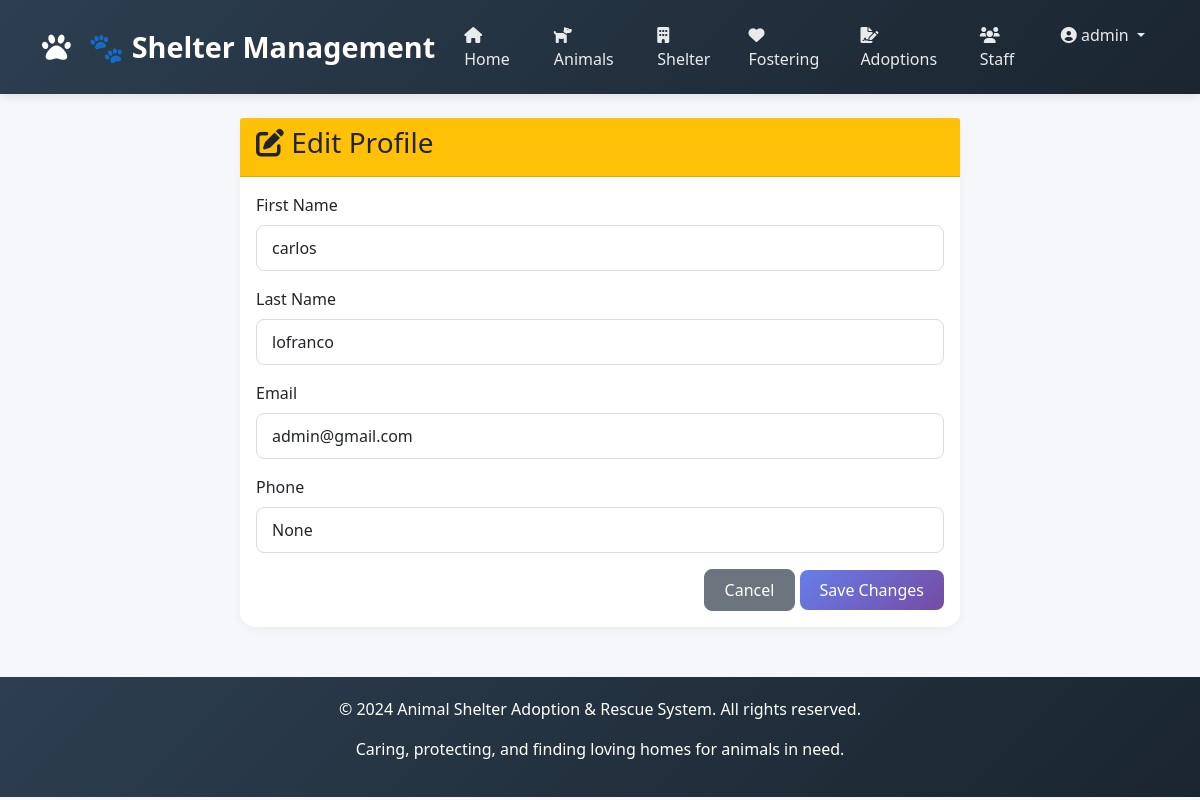
Screenshot of /accounts/profile/edit/ (signed in) with the database file from the repository.
### apps/accounts/models.py (models this page shows, shortened)
class Staff(AbstractUser):
    ROLE_CHOICES = [
        ('Admin', 'Admin'),
        ('Manager', 'Manager'),
        ('Vet', 'Veterinarian'),
        ('Staff', 'Staff'),
        ('Volunteer', 'Volunteer'),
    ]
    staff_id = models.AutoField(primary_key=True)
    first_name = models.CharField(max_length=100)
    last_name = models.CharField(max_length=100)
    role = models.CharField(max_length=20, choices=ROLE_CHOICES, default='Staff')
    phone = models.CharField(max_length=20, blank=True, null=True)
    email = models.EmailField(unique=True)
    username = models.CharField(max_length=100, unique=True)
    status = models.BooleanField(default=True)
    date_joined = models.DateTimeField(default=timezone.now)
    last_login = models.DateTimeField(null=True, blank=True)
    USERNAME_FIELD = 'username'
    REQUIRED_FIELDS = ['email', 'first_name', 'last_name']
    class Meta:
        db_table = 'staff'

### apps/accounts/views.py (the view, shortened to what this page needs)
# urls.py: path('profile/edit/', views.profile_edit, name='profile_edit'),
@login_required
def profile_edit(request):
    return render(request, 'accounts/profile_edit.html', {'user': request.user})

### templates/accounts/profile_edit.html (shortened to what this page needs)
{% extends 'base.html' %}
{% block content %}
<div class="container">
    <div class="row justify-content-center">
        <div class="col-md-8">
            <div class="card">
                <div class="card-header bg-warning">
                    <h3><i class="fas fa-edit"></i> Edit Profile</h3>
                </div>
                <div class="card-body">
                    <form method="post">
                        <div class="mb-3">
                            <label class="form-label">First Name</label>
                            <input type="text" name="first_name" class="form-control" value="{{ user.first_name }}" required>
                        </div>
                        <div class="mb-3">
                            <label class="form-label">Last Name</label>
                            <input type="text" name="last_name" class="form-control" value="{{ user.last_name }}" required>
                        </div>
                        <div class="mb-3">
                            <label class="form-label">Email</label>
                            <input type="email" name="email" class="form-control" value="{{ user.email }}" required>
                        </div>
                        <div class="mb-3">
                            <label class="form-label">Phone</label>
                            <input type="text" name="phone" class="form-control" value="{{ user.phone }}">
                        </div>
                        <div class="text-end">
                            <a href="{% url 'profile' %}" class="btn btn-secondary">Cancel</a>
                            <button type="submit" class="btn btn-primary">Save Changes</button>
                        </div>
                    </form>
                </div>
            </div>
        </div>
    </div>
</div>
{% endblock %}

### templates/base.html (shortened to what this page needs)
<!DOCTYPE html>
<html lang="en">
<head>
    <link href="https://cdn.jsdelivr.net/npm/bootstrap@5.1.3/dist/css/bootstrap.min.css" rel="stylesheet">
    <link rel="stylesheet" href="https://cdnjs.cloudflare.com/ajax/libs/font-awesome/6.0.0/css/all.min.css">
</head>
<body>
    <nav class="navbar navbar-expand-lg navbar-dark">
        <div class="container">
            <a class="navbar-brand" href="{% url 'index' %}">
                <i class="fas fa-paw"></i> 🐾 Shelter Management
            </a>
            <div class="collapse navbar-collapse" id="navbarNav">
                <ul class="navbar-nav ms-auto">
                    <li class="nav-item">
                        <a class="nav-link" href="{% url 'index' %}">
                            <i class="fas fa-home"></i> Home
                        </a>
                    </li>
                    <li class="nav-item">
                        <a class="nav-link" href="{% url 'pet_list' %}">
                            <i class="fas fa-dog"></i> Animals
                        </a>
                    </li>
                    <li class="nav-item">
                        <a class="nav-link" href="{% url 'shelter_list' %}">
                            <i class="fas fa-building"></i> Shelter
                        </a>
                    </li>
                    <li class="nav-item">
                        <a class="nav-link" href="{% url 'foster_list' %}">
                            <i class="fas fa-heart"></i> Fostering
                        </a>
                    </li>
                    <li class="nav-item">
                        <a class="nav-link" href="{% url 'adoption_list' %}">
                            <i class="fas fa-file-signature"></i> Adoptions
                        </a>
                    </li>
                    <li class="nav-item">
                        <a class="nav-link" href="{% url 'staff_list' %}">
                            <i class="fas fa-users"></i> Staff
                        </a>
                    </li>
                    {% if user.is_authenticated %}
                        <li class="nav-item dropdown">
                            <a class="nav-link dropdown-toggle" href="#" id="userDropdown" role="button" data-bs-toggle="dropdown">
                                <i class="fas fa-user-circle"></i> {{ user.username }}
                            </a>
                        </li>
                    {% endif %}
                </ul>
            </div>
        </div>
    </nav>
    <div class="container mt-4">
        {% block content %}
        {% endblock %}
    </div>
    <footer>
        <div class="container">
            <p>&copy; 2024 Animal Shelter Adoption & Rescue System. All rights reserved.</p>
            <p>Caring, protecting, and finding loving homes for animals in need.</p>
        </div>
    </footer>
</body>
</html>

### templates/base.html (style rules this page uses)
* { margin: 0; padding: 0; box-sizing: border-box; }
body { font-family: 'Segoe UI', Tahoma, Geneva, Verdana, sans-serif; background-color: #f5f7fb; }
.navbar { background: linear-gradient(135deg, #2c3e50 0%, #1a252f 100%); box-shadow: 0 2px 10px rgba(0,0,0,0.1); padding: 15px 0; }
.navbar-brand { font-size: 1.8rem; font-weight: bold; color: #fff !important; }
.navbar-brand i { margin-right: 10px; }
.nav-link { color: rgba(255,255,255,0.9) !important; font-weight: 500; margin: 0 5px; transition: all 0.3s; }
.card { border: none; border-radius: 15px; box-shadow: 0 2px 10px rgba(0,0,0,0.05); transition: transform 0.3s, box-shadow 0.3s; }
.btn { border-radius: 8px; padding: 8px 20px; font-weight: 500; transition: all 0.3s; }
.btn-primary { background: linear-gradient(135deg, #667eea 0%, #764ba2 100%); border: none; }
footer { background: linear-gradient(135deg, #2c3e50 0%, #1a252f 100%); color: white; padding: 20px; text-align: center; margin-top: 50px; }
.form-control, .form-select { border-radius: 8px; border: 1px solid #ddd; padding: 10px 15px; }

### rows the page displays
Staff: username "admin", first_name "carlos", last_name "lofranco", email "admin@gmail.com", phone "None"
